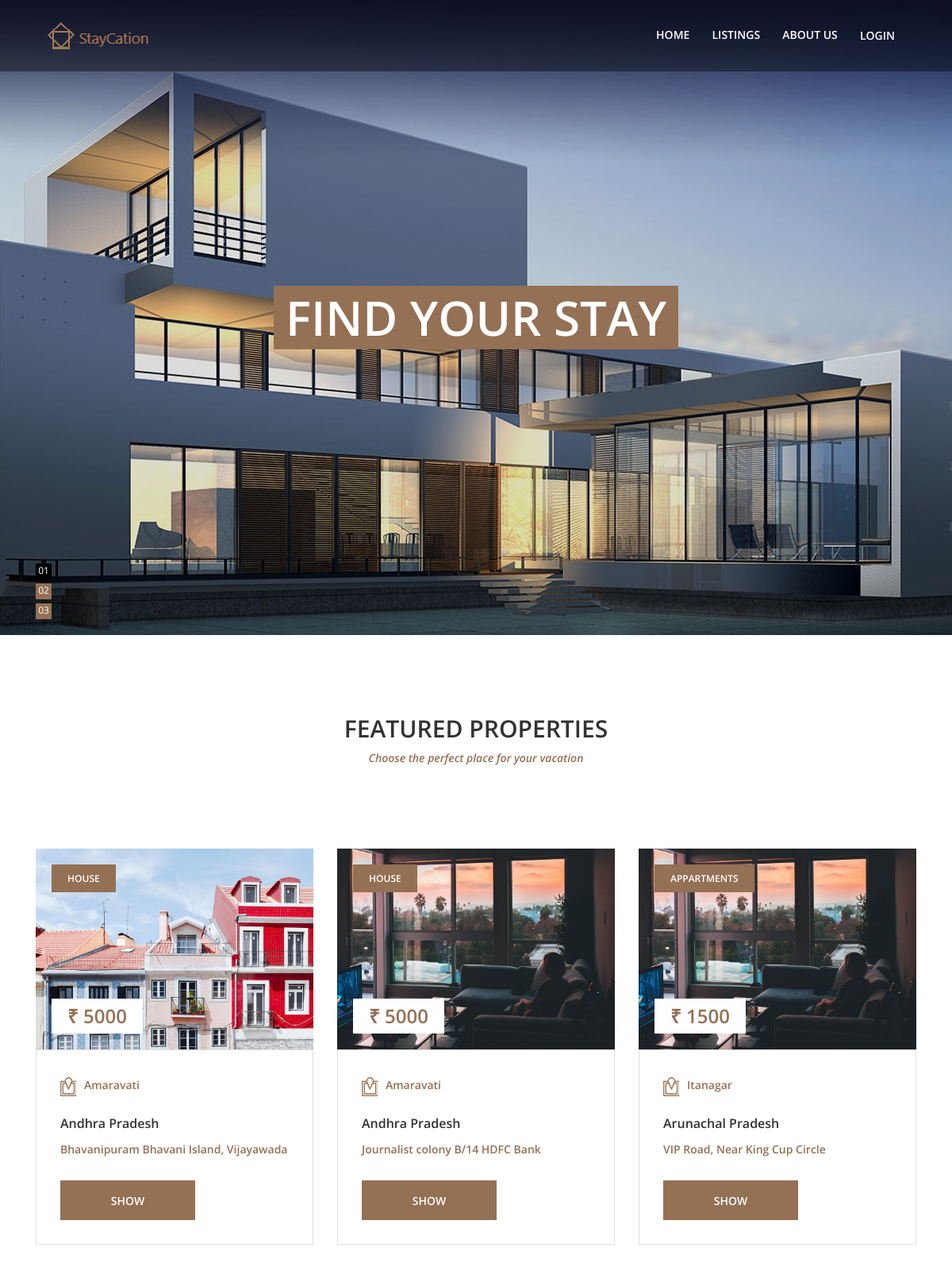
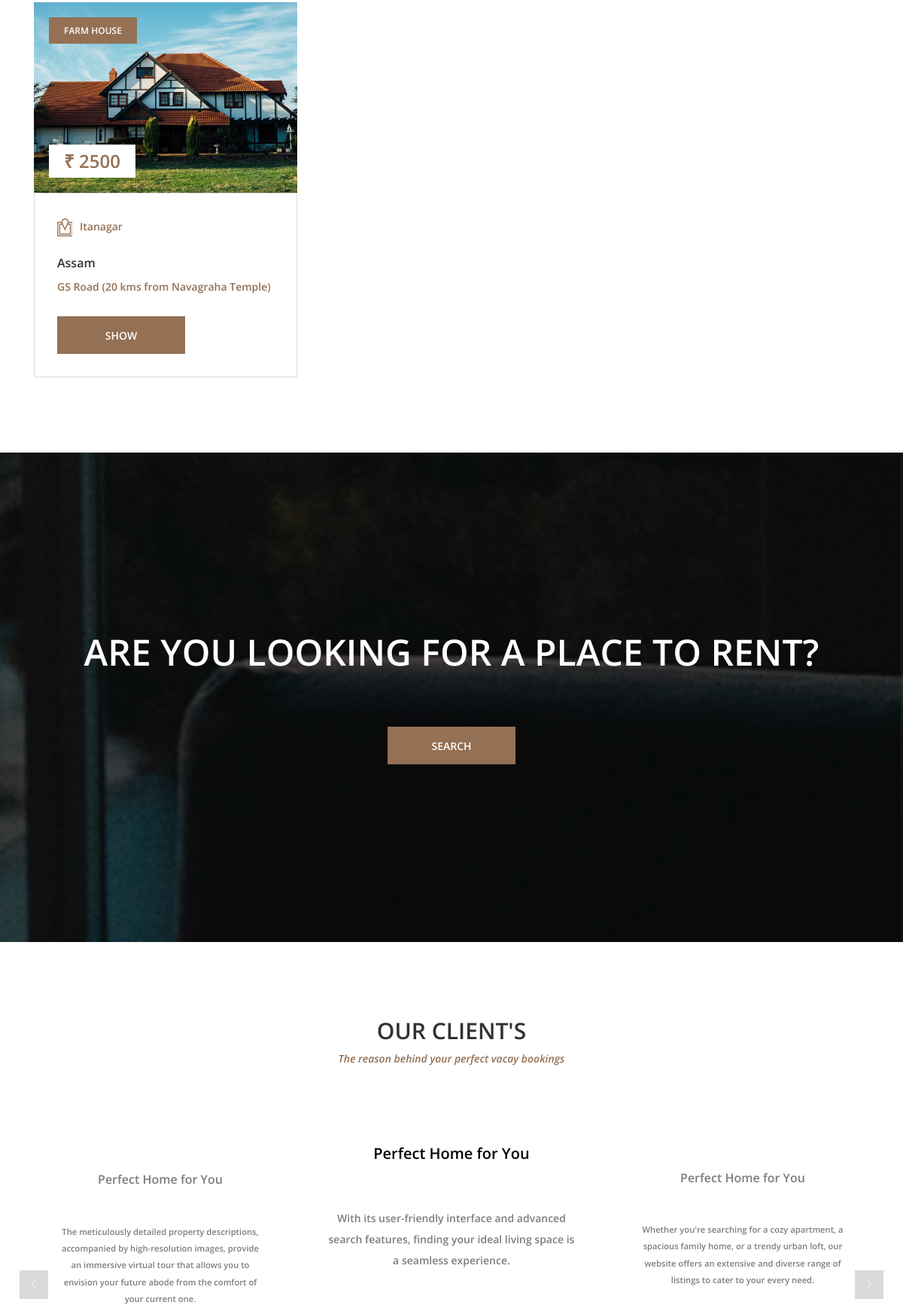
The page / (upper part) on the database its author committed (2 pictures, top to bottom).
### tables this page shows
CREATE TABLE `rent` (
  `id` int(11) NOT NULL,
  `categories` varchar(250) NOT NULL,
  `propertyname` varchar(250) NOT NULL,
  `state` varchar(250) NOT NULL,
  `district` varchar(250) NOT NULL,
  `address` varchar(250) NOT NULL,
  `description` varchar(250) NOT NULL,
  `amount` int(11) NOT NULL,
  `size` int(250) NOT NULL,
  `image` varchar(250) DEFAULT NULL,
  `clientid` int(11) NOT NULL
);

CREATE TABLE `client` (
  `id` int(11) NOT NULL,
  `name` varchar(250) NOT NULL,
  `number` varchar(250) NOT NULL,
  `email` varchar(250) NOT NULL,
  `about` varchar(250) NOT NULL,
  `password` varchar(250) NOT NULL,
  `aadharcard` varchar(250) NOT NULL,
  `profilephoto` varchar(250) NOT NULL,
  `status` varchar(250) NOT NULL DEFAULT 'Pending'
);

### includes/config.php (called while the page is built, shortened)
<?php
function urlOf($path)
{
    return BASE_URL . '/' . $path;
}

### index.php (the view, shortened to what this page needs)
<?php
require './includes/config.php';
$sql = "SELECT * FROM rent LIMIT 9";
$result = mysqli_query($connection, $sql);
$data = mysqli_fetch_all($result, MYSQLI_ASSOC);
require pathOf('includes/header.php');
?>
<section class="hero-area">
    <div class="hero-slides owl-carousel">
        <div class="single-hero-slide bg-img" style="background-image: url(img/bg-img/hero1.jpg);">
            <div class="container h-100">
                <div class="row h-100 align-items-center">
                    <div class="col-12">
                        <div class="hero-slides-content">
                            <h2 data-animation="fadeInUp" data-delay="100ms">Find your Stay</h2>
                        </div>
                    </div>
                </div>
            </div>
        </div>
    </div>
</section>
<section class="featured-properties-area section-padding-100-50">
    <div class="container">
        <div class="row">
            <div class="col-12">
                <div class="section-heading wow fadeInUp">
                    <h2>Featured Properties</h2>
                    <p>Choose the perfect place for your vacation</p>
                </div>
            </div>
        </div>
        <div class="row">
            <?php foreach ($data as $rentdata) { ?>
                <div class="col-12 col-md-6 col-xl-4">
                    <div class="single-featured-property mb-50 wow fadeInUp" data-wow-delay="100ms">
                        <div class="property-thumb">
                            <img src="<?= urlOf('uploads/property/').$rentdata['image'] ?>" alt="">
                            <div class="tag">
                                <span><?= $rentdata['categories'] ?></span>
                            </div>
                            <div class="list-price">
                                <p>₹ <?= $rentdata['amount'] ?></p>
                            </div>
                        </div>
                        <div class="property-content">
                            <p class="location"><img src="img/icons/location.png" alt="location img"><?= $rentdata['district'] ?></p>
                            <h6><?= $rentdata['state'] ?></h6>
                            <p class="location"><?= $rentdata['address'] ?></p>
                            <a href="./pages/single-listings.php?id=<?= $rentdata['id'] ?>" class="btn south-btn wow fadeInUp" data-wow-delay="500ms">Show</a>
                        </div>
                    </div>
                </div>
            <?php } ?>
        </div>
    </div>
</section>
<section class="call-to-action-area bg-fixed bg-overlay-black" style="background-image: url(img/bg-img/cta.jpg)">
    <div class="container h-100">
        <div class="row align-items-center h-100">
            <div class="col-12">
                <div class="cta-content text-center">
                    <h2 class="wow fadeInUp" data-wow-delay="300ms">Are you looking for a place to rent?</h2>
                    <a href="./pages/listings.php" class="btn south-btn mt-50 wow fadeInUp" data-wow-delay="500ms">Search</a>
                </div>
            </div>
        </div>
    </div>
</section>
<section class="south-testimonials-area section-padding-100">
    <div class="container">
        <div class="row">
            <div class="col-12">
                <div class="section-heading wow fadeInUp" data-wow-delay="250ms">
                    <h2>Our Client's</h2>
                    <p>The reason behind your perfect vacay bookings</p>
                </div>
            </div>
        </div>
        <div class="row">
            <div class="col-12">
                <div class="testimonials-slides owl-carousel wow fadeInUp" data-wow-delay="500ms">
                    <?php
                    $sql = "SELECT * FROM client LIMIT 4";
                    $result = mysqli_query($connection, $sql);
                    $data = mysqli_fetch_all($result, MYSQLI_ASSOC);
                    ?>
                    <?php foreach ($data as $clientData) { ?>
                        <div class="single-testimonial-slide text-center">
                            <h5>Perfect Home for You</h5>
                            <p><?= $clientData['about'] ?></p>
                        </div>
                    <?php } ?>
                </div>
            </div>
        </div>
    </div>
</section>
<?php include("./includes/scripts.php"); ?>

### css/style.css (style rules this page uses)
* { margin: 0; padding: 0; }
body { font-family: "Open Sans", sans-serif; }
h1, h2, h3, h4, h5, h6 { color: #323232; font-weight: 600; }
p { color: #7d7d7d; font-size: 14px; line-height: 2; font-weight: 600; }
a { -webkit-transition-duration: 500ms; transition-duration: 500ms; text-decoration: none; outline: none; font-size: 14px; font-weight: 600; }
img { height: auto; max-width: 100%; }
.mt-50 { margin-top: 50px; }
.mb-50 { margin-bottom: 50px; }
.bg-img { background-position: center center; background-size: cover; background-repeat: no-repeat; }
.section-padding-100 { padding: 100px 0; }
.section-padding-100-50 { padding: 100px 0 50px; }
.bg-fixed { background-position: center center; background-attachment: fixed; background-size: cover; }
.bg-overlay-black { position: relative; z-index: 1; }
.bg-overlay-black::after { position: absolute; z-index: -1; top: 0; left: 0; width: 100%; height: 100%; background-color: #000000; opacity: 0.7; content: ''; }
.section-heading { position: relative; z-index: 1; text-align: center; margin-bottom: 100px; }
.section-heading h2 { font-size: 30px; text-transform: uppercase; margin-bottom: 5px; }
.section-heading p { color: #947054; font-size: 14px; margin-bottom: 0; font-style: italic; }
.south-btn { position: relative; z-index: 1; min-width: 170px; height: 50px; color: #ffffff; font-size: 14px; align-items: center; font-weight: 600; background-color: #947054; border-radius: 0px; line-height: 50px; padding: 0 30px; text-transform: uppercase; }
.single-hero-slide { position: relative; z-index: 1; width: 100%; height: 800px; }
.hero-slides-content { text-align: center; }
.hero-slides-content h2 { color: white; font-size: 60px; margin-bottom: 0; padding: 10px 15px; text-transform: uppercase; background-color: #947054; line-height: 1; display: inline-block; }
.single-featured-property { position: relative; z-index: 1; -webkit-transition-duration: 500ms; transition-duration: 500ms; overflow: hidden; }
.single-featured-property .property-thumb { position: relative; z-index: 1; }
.single-featured-property .property-thumb .tag span { height: 35px; padding: 0 20px; background-color: #947054; color: #ffffff; text-transform: uppercase; font-size: 12px; font-weight: 600; display: inline-block; line-height: 35px; position: absolute; top: 20px; left: 20px; z-index: 10; -webkit-transition-duration: 500ms; transition-duration: 500ms; }
.single-featured-property .property-thumb .list-price p { background-color: #ffffff; padding: 10px 20px; color: #947054; font-size: 24px; font-weight: 600; display: inline-block; position: absolute; bottom: 20px; left: 20px; z-index: 10; margin-bottom: 0; line-height: 1; -webkit-transition-duration: 500ms; transition-duration: 500ms; }
.single-featured-property .property-content { padding: 30px; border: 1px solid #e1dddd; }
.single-featured-property .property-content p { margin-bottom: 30px; }
.single-featured-property .property-content .location { color: #947054; margin-bottom: 25px; font-size: 14px; font-weight: 600; }
.single-featured-property .property-content .location img { margin-right: 10px; display: inline-block !important; width: auto !important; }
.testimonials-slides { position: relative; z-index: 1; }
.testimonials-slides .single-testimonial-slide { position: relative; z-index: 1; -webkit-transform: scale(0.8); transform: scale(0.8); }
.testimonials-slides .single-testimonial-slide h5 { margin-bottom: 60px; color: #7d7d7d; }
.testimonials-slides .center .single-testimonial-slide { -webkit-transform: scale(1); transform: scale(1); }
.testimonials-slides .center .single-testimonial-slide h5 { color: #000000; }
.call-to-action-area { position: relative; z-index: 1; width: 100%; height: 650px; }
.call-to-action-area .cta-content h2 { color: #ffffff; font-size: 48px; margin-bottom: 20px; text-transform: uppercase; }

### rows shown on the page
rent: image (picture), categories "HOUSE", amount "5000", district "Amaravati", state "Andhra Pradesh", address "Bhavanipuram Bhavani Island, Vijayawada"
rent: image (picture), categories "HOUSE", amount "5000", district "Amaravati", state "Andhra Pradesh", address "Journalist colony B/14 HDFC Bank"
rent: image (picture), categories "APPARTMENTS", amount "1500", district "Itanagar", state "Arunachal Pradesh", address "VIP Road, Near King Cup Circle"
rent: image (picture), categories "FARM HOUSE", amount "2500", district "Itanagar", state "Assam", address "GS Road (20 kms from Navagraha Temple)"
client: about "With its user-friendly interface and advanced search features, finding your ideal living space is a seamless experience."
client: about "Whether you're searching for a cozy apartment, a spacious family home, or a trendy urban loft, our website offers an extensive and diverse range of listings to cater to your every need."
client: about "The meticulously detailed property descriptions, accompanied by high-resolution images, provide an immersive virtual tour that allows you to envision your future abode from the comfort of your current one."
